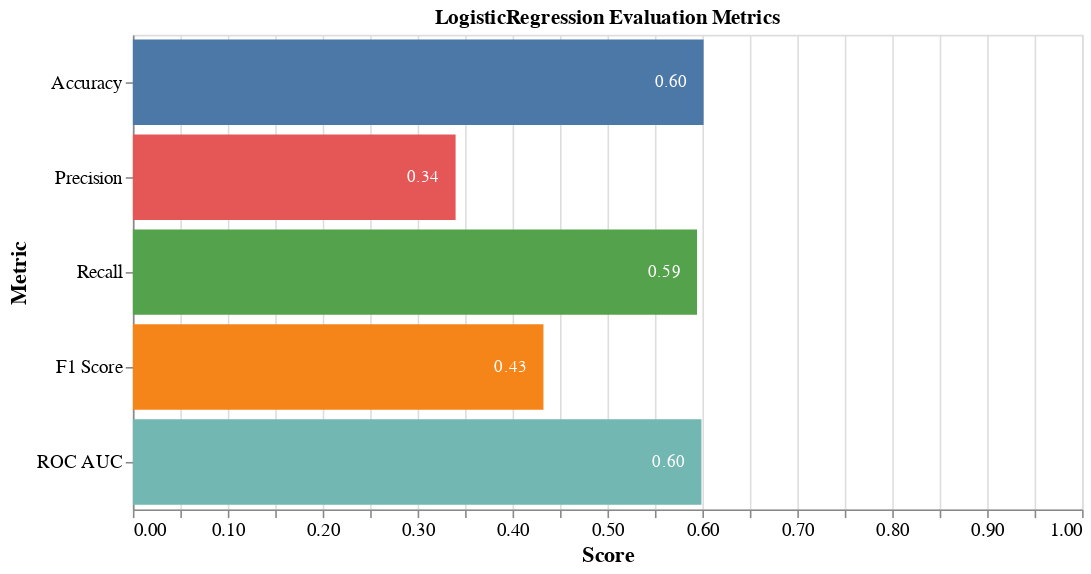

Notebook cell for this chart:
### Code cell
metrics_scores = {
    "Accuracy": accuracy,
    "Precision": precision,
    "Recall": recall,
    "F1 Score": f1,
    "ROC AUC": roc_auc,
}

df_metrics = pd.DataFrame(list(metrics_scores.items()), columns=["Metric", "Score"])

base = alt.Chart(df_metrics).encode(
    y=alt.Y("Metric:N", axis=alt.Axis(title="Metric"), sort=df_metrics["Metric"].values),
    x=alt.X("Score:Q", axis=alt.Axis(title="Score"), scale=alt.Scale(domain=[0, 1])),
)

bar = base.mark_bar().encode(
    color=alt.Color("Metric:N", legend=None), text=alt.Text("Score:Q", format=".2f")
)

text = base.mark_text(
    align="right",
    baseline="middle",
    color="white",
    dx=-10,
).encode(text=alt.Text("Score:Q", format=".2f"))

chart = (
    (bar + text)
    .properties(title=f"{MODEL_NAME} Evaluation Metrics", width=600, height=300)
    .configure_axis(labelFontSize=12, titleFontSize=14)
)

# Can't get this one to save programmatically :(
# from altair_saver import save
# chart.save(f"./visualizations/{MODEL}_metrics.png")
# save(chart, f"./visualizations/{MODEL}_metrics.png")

chart

### Figure 1 — Vega-Lite specification as saved in the notebook (floating-point values rounded to 4 significant figures)
{"config": {"view": {"continuousWidth": 300, "continuousHeight": 300}, "axis": {"labelFontSize": 12, "titleFontSize": 14}}, "layer": [{"mark": {"type": "bar"}, "encoding": {"color": {"field": "Metric", "legend": null, "type": "nominal"}, "text": {"field": "Score", "format": ".2f", "type": "quantitative"}, "x": {"axis": {"title": "Score"}, "field": "Score", "scale": {"domain": [0, 1]}, "type": "quantitative"}, "y": {"axis": {"title": "Metric"}, "field": "Metric", "sort": ["Accuracy", "Precision", "Recall", "F1 Score", "ROC AUC"], "type": "nominal"}}}, {"mark": {"type": "text", "align": "right", "baseline": "middle", "color": "white", "dx": -10}, "encoding": {"text": {"field": "Score", "format": ".2f", "type": "quantitative"}, "x": {"axis": {"title": "Score"}, "field": "Score", "scale": {"domain": [0, 1]}, "type": "quantitative"}, "y": {"axis": {"title": "Metric"}, "field": "Metric", "sort": ["Accuracy", "Precision", "Recall", "F1 Score", "ROC AUC"], "type": "nominal"}}}], "data": {"name": "data-43b102bb415063fe3eb2ea75863ca7e5"}, "height": 300, "title": "LogisticRegression Evaluation Metrics", "width": 600, "$schema": "https://vega.github.io/schema/vega-lite/v5.14.1.json", "datasets": {"data-43b102bb415063fe3eb2ea75863ca7e5": [{"Metric": "Accuracy", "Score": 0.6013}, {"Metric": "Precision", "Score": 0.34}, {"Metric": "Recall", "Score": 0.5943}, {"Metric": "F1 Score", "Score": 0.4325}, {"Metric": "ROC AUC", "Score": 0.599}]}}
